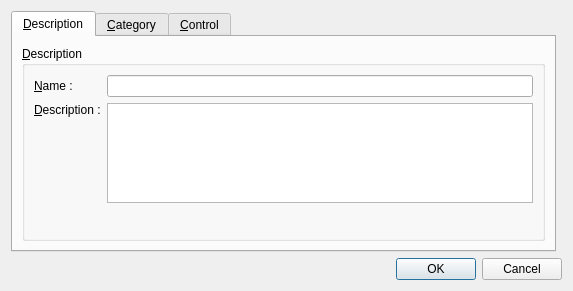
<?xml version="1.0" encoding="UTF-8"?>
<ui version="4.0">
 <class>CategoryPropertyDialog</class>
 <widget class="QDialog" name="CategoryPropertyDialog">
  <property name="geometry">
   <rect>
    <x>0</x>
    <y>0</y>
    <width>573</width>
    <height>291</height>
   </rect>
  </property>
  <property name="windowTitle">
   <string>Category property</string>
  </property>
  <layout class="QGridLayout">
   <item row="1" column="0" colspan="2">
    <widget class="QDialogButtonBox" name="buttonBox">
     <property name="standardButtons">
      <set>QDialogButtonBox::Cancel|QDialogButtonBox::Ok</set>
     </property>
    </widget>
   </item>
   <item row="0" column="0">
    <widget class="QTabWidget" name="tabWidget">
     <property name="currentIndex">
      <number>0</number>
     </property>
     <widget class="QWidget" name="tab">
      <attribute name="title">
       <string>&amp;Description</string>
      </attribute>
      <layout class="QGridLayout" name="gridLayout">
       <item row="0" column="1">
        <widget class="QGroupBox" name="groupBox">
         <property name="title">
          <string>&amp;Description</string>
         </property>
         <layout class="QFormLayout" name="formLayout">
          <property name="fieldGrowthPolicy">
           <enum>QFormLayout::ExpandingFieldsGrow</enum>
          </property>
          <item row="0" column="0">
           <widget class="QLabel" name="label">
            <property name="text">
             <string>&amp;Name :</string>
            </property>
            <property name="buddy">
             <cstring>m_nameLineEdit</cstring>
            </property>
           </widget>
          </item>
          <item row="0" column="1">
           <widget class="QLineEdit" name="m_nameLineEdit">
            <property name="whatsThis">
             <string>Name of the snipet used in to identify the snipet in menus.</string>
            </property>
           </widget>
          </item>
          <item row="1" column="0">
           <widget class="QLabel" name="label_3">
            <property name="text">
             <string>&amp;Description :</string>
            </property>
            <property name="alignment">
             <set>Qt::AlignLeading|Qt::AlignLeft|Qt::AlignTop</set>
            </property>
            <property name="buddy">
             <cstring>m_descriptionTextEdit</cstring>
            </property>
           </widget>
          </item>
          <item row="1" column="1">
           <widget class="QPlainTextEdit" name="m_descriptionTextEdit">
            <property name="sizePolicy">
             <sizepolicy hsizetype="Expanding" vsizetype="Maximum">
              <horstretch>0</horstretch>
              <verstretch>0</verstretch>
             </sizepolicy>
            </property>
            <property name="maximumSize">
             <size>
              <width>16777215</width>
              <height>100</height>
             </size>
            </property>
            <property name="whatsThis">
             <string>Long descriptions of the snipet.</string>
            </property>
           </widget>
          </item>
         </layout>
        </widget>
       </item>
      </layout>
     </widget>
     <widget class="QWidget" name="tab_2">
      <attribute name="title">
       <string>&amp;Category</string>
      </attribute>
      <layout class="QGridLayout" name="gridLayout_2">
       <item row="0" column="0">
        <widget class="QGroupBox" name="groupBox_3">
         <property name="title">
          <string>Category</string>
         </property>
         <layout class="QGridLayout" name="gridLayout_6">
          <item row="0" column="0" colspan="3">
           <widget class="CategoryTreeView" name="m_categoryTreeView">
            <property name="rootIsDecorated">
             <bool>false</bool>
            </property>
            <attribute name="headerVisible">
             <bool>false</bool>
            </attribute>
           </widget>
          </item>
          <item row="1" column="2">
           <widget class="QPushButton" name="m_removeCategoryButton">
            <property name="text">
             <string>&amp;Remove Category</string>
            </property>
            <property name="icon">
             <iconset resource="../../components/xinxpluginselector.qrc">
              <normaloff>:/images/remove.png</normaloff>:/images/remove.png</iconset>
            </property>
           </widget>
          </item>
          <item row="1" column="1">
           <widget class="QPushButton" name="m_addCategoryButton">
            <property name="text">
             <string>&amp;Add Category</string>
            </property>
            <property name="icon">
             <iconset resource="../../components/xinxpluginselector.qrc">
              <normaloff>:/images/add.png</normaloff>:/images/add.png</iconset>
            </property>
           </widget>
          </item>
          <item row="1" column="0">
           <spacer name="horizontalSpacer">
            <property name="orientation">
             <enum>Qt::Horizontal</enum>
            </property>
            <property name="sizeHint" stdset="0">
             <size>
              <width>40</width>
              <height>20</height>
             </size>
            </property>
           </spacer>
          </item>
         </layout>
        </widget>
       </item>
      </layout>
     </widget>
     <widget class="QWidget" name="tab_5">
      <attribute name="title">
       <string>&amp;Control</string>
      </attribute>
      <layout class="QVBoxLayout" name="verticalLayout">
       <item>
        <widget class="QGroupBox" name="groupBox_2">
         <property name="title">
          <string>&amp;Condition to enable the snipet</string>
         </property>
         <layout class="QGridLayout" name="gridLayout_5">
          <item row="0" column="0">
           <widget class="QPlainTextEdit" name="m_availablePlainTextEdit"/>
          </item>
         </layout>
        </widget>
       </item>
      </layout>
     </widget>
    </widget>
   </item>
  </layout>
 </widget>
 <customwidgets>
  <customwidget>
   <class>CategoryTreeView</class>
   <extends>QTreeView</extends>
   <header>snipets/categorytreeview.h</header>
  </customwidget>
 </customwidgets>
 <tabstops>
  <tabstop>m_nameLineEdit</tabstop>
  <tabstop>m_descriptionTextEdit</tabstop>
 </tabstops>
 <resources>
  <include location="../../components/xinxpluginselector.qrc"/>
 </resources>
 <connections>
  <connection>
   <sender>buttonBox</sender>
   <signal>accepted()</signal>
   <receiver>CategoryPropertyDialog</receiver>
   <slot>accept()</slot>
   <hints>
    <hint type="sourcelabel">
     <x>472</x>
     <y>429</y>
    </hint>
    <hint type="destinationlabel">
     <x>510</x>
     <y>272</y>
    </hint>
   </hints>
  </connection>
  <connection>
   <sender>buttonBox</sender>
   <signal>rejected()</signal>
   <receiver>CategoryPropertyDialog</receiver>
   <slot>reject()</slot>
   <hints>
    <hint type="sourcelabel">
     <x>326</x>
     <y>429</y>
    </hint>
    <hint type="destinationlabel">
     <x>510</x>
     <y>216</y>
    </hint>
   </hints>
  </connection>
 </connections>
</ui>
